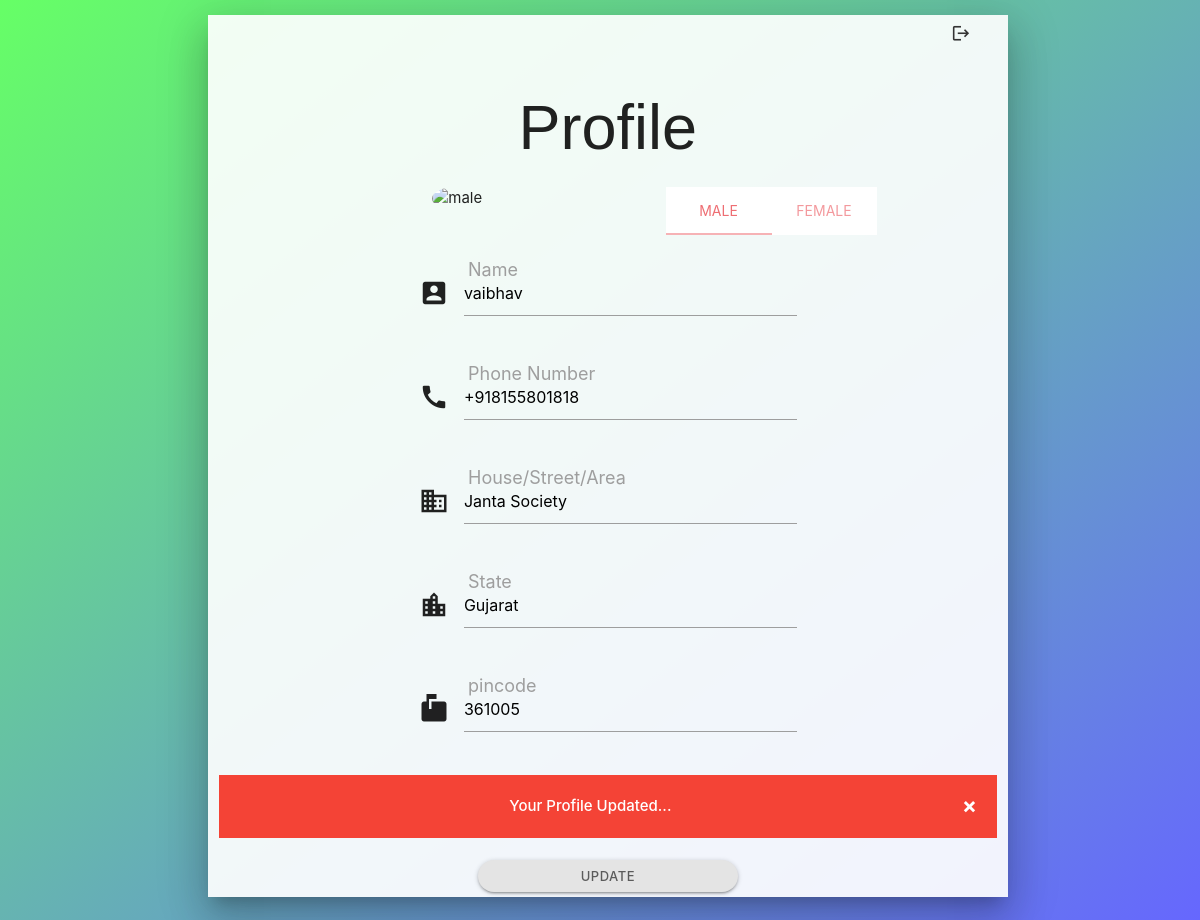
Page /profile.php?msg=3 (signed in) on the committed database.
### tables this page shows
CREATE TABLE `profiles` (
  `ID` int(11) NOT NULL,
  `Name` varchar(100) NOT NULL,
  `MobileNumber` varchar(13) NOT NULL,
  `Address` varchar(500) NOT NULL,
  `State` varchar(50) NOT NULL,
  `Gender` varchar(20) NOT NULL,
  `Pincode` varchar(6) NOT NULL,
  `UserID` int(11) NOT NULL
);

### process/logged.php (called while the page is built, shortened)
<?php
        $logid=$_SESSION['id'];
        $stmt = $database->prepare("SELECT UserID FROM profiles WHERE UserID=$logid");
        $stmt->execute();
        $result = $stmt->fetchAll(PDO::FETCH_ASSOC);
        $flag=null;
        foreach($result as $r)
        {
            if($logid==$r['UserID'])
            {
                $flag=true;
            }
            else
            {
                $flag=false;
            }
        }
        if($flag==true)
        {
            $stmt = $database->prepare("SELECT Name,MobileNumber,Address,State,Gender,Pincode FROM profiles WHERE UserID=$logid");
            $stmt->execute();
            $result = $stmt->fetchAll(PDO::FETCH_ASSOC);
        }
?>

### profile.php (the view, shortened to what this page needs)
<?php
    require './includes/database.php';
    require './process/logged.php';
?>
<html>
    <head>
        <link rel="stylesheet" href="style/material-icons.css">
        <link type="text/css" rel="stylesheet" href="style/materialize.css"  media="screen,projection"/>
        <link type="text/css" rel="stylesheet" href="style/alert.css">
     <?php
            if(isset($_GET['msg']))
            {
                $success=$_GET['msg'];
                if($success==1)
                {
                    $msg="Please Fill the Data..";
                }
                else if($success==2)
                {
                    $msg="Data Inserted..";
                }
                else if($success==3)
                {
                    $msg="Your Profile Updated...";
                }
            }
        ?>
    </head>
    <body style="background-image: linear-gradient(to bottom right , rgba(0,255,0,0.600), rgba(0,0,255,0.600));">
        <div class="body">
            <div class="row ">
                <form class="col s12" action="./process/profilepro.php" method="post" style="padding-top: 1em;">
                        <div class= "z-depth-5 col offset-m2 offset-s2" style="width: 68%; height: auto; background-color: #ffffffe9;">
                <a href="./index.php" class="right  waves-effect waves-light btn-flat col offset-m6"><i class="material-icons left ">logout</i></a>
                                <h1 class="center col m12 s4 offset-s1" style="font-family: 'Lucida Sans', 'Lucida Sans Regular', 'Lucida Grande', 'Lucida Sans Unicode', Geneva, Verdana, sans-serif ;" >Profile</h1>
                                <div class="row ">
                                <div class="container">
                                    <div id="male" class="section col m3 s6 offset-m2 offset-s3">
                                        <img class="circle responsive-img" src="an/male.gif" alt="male">
                                    </div>
                                    <div class="col s12 m5 offset-m2">
                                        <ul class="tabs">
                                        <li class="tab col m6"><a id="M" href="#male"><input id="ma" name="g1[]" value="male" type="radio">male</a></li>
                                        <li class="tab col m6"><a id="F" href="#female"><input id="fe" name="g1[]" value="female" type="radio">female</a></li>
                                        </ul>
                                    </div>
                                    </div>
                                </div>
                                        <div class="row" >
                                            <div class="input-field col m6 s11 offset-m3 ">
                                                <i class="material-icons prefix">account_box</i>
                                                <input id="user_name" name="Name" value="<?=isset($r['Name'])?$r['Name']:''?>" type="text" required maxlength="50" class="validate">
                                                <label for="user_name">Name</label>
                                            </div>
                                        </div>
                                        <div class="row">
                                                <div class="input-field col m6 s11 offset-m3 ">
                                                    <i class=" material-icons prefix">call</i>
                                                    <input  id="mobile_number" name="Mobileno" value="<?=isset($r['MobileNumber'])?$r['MobileNumber']:'+91'?>" type="text" pattern="[+]{1}[0-9]{12}" title="use numeric values only for eg. (+91**********)/In beginning single '+' is mendatory" required maxlength="13" minlength="13" class="validate">
                                                    <label for="mobile_number">Phone Number</label>
                                                </div>
                                        </div>
                                        <div class="row">
                                            <div class="input-field col m6 s11 offset-m3 ">
                                                <i class=" material-icons prefix">domain</i>
                                                <label  for="address">House/Street/Area</label>
                                                <input  id="address" name="Address"  value="<?=isset($r['Address'])?$r['Address']:''?>" class=" validate" required type="text">
                                            </div>
                                        </div>
                                        <div class="row">
                                            <div class="input-field col m6 s11 offset-m3 ">
                                                <i class=" material-icons prefix">location_city</i>
                                                <label  for="state">State</label>
                                                <input  id="state" name="State" value="<?=isset($r['State'])?$r['State']:''?>" required class=" validate" type="text">
                                            </div>
                                        </div>
                                        <div class="row">
                                            <div class="input-field col m6 s11 offset-m3 ">
                                                <i class=" material-icons prefix">markunread_mailbox</i>
                                                <label  for="pincode">pincode</label>
                                                <input  id="pincode" name="Pincode"  value="<?=isset($r['Pincode'])?$r['Pincode']:''?>" required class=" validate" title="please use 6 digit numeric value only eg. (36***1)" type="text" maxlength="6" minlength="6" pattern="\d*">
                                            </div>
                                        </div>
                                        <div class="alert <?= !isset($success)?'hide':''?>">
                                                <span class="closebtn" onclick="this.parentElement.style.display='none';">&times;</span>
                                                <strong><center><?=$msg?></center></strong>
                                        </div>
                                        <br>
                                    <?php
                                        if($flag==true)
                                        {
                                    ?>
                                            <button type="submit" name="Update" class=" chip waves-effect waves-light btn col m4 s8 offset-s2 offset-m4 ">update</button>
                                    <?php
                                        }
                                        else
                                        {
                                            ?>
                                            <button type="submit" name="Save" class=" chip waves-effect waves-light btn col m4 s8 offset-s2 offset-m4 ">save</button>
                                         <?php
                                        }
                                        ?>
                            </div>
                        </div>
                    </div>
    </body>
</html>

### style/alert.css (style rules this page uses)
.alert { padding: 20px; background-color: #f44336; color: white; }
.closebtn { margin-left: 20px; color: white; font-weight: bold; float: right; font-size: 22px; line-height: 20px; cursor: pointer; transition: 0.3s; }

### rows in the picture
profiles: Name "vaibhav", Mobileno "+918155801818", Address "Janta Society", State "Gujarat", Pincode "361005"

### other values in the picture
$msg "Your Profile Updated..."
